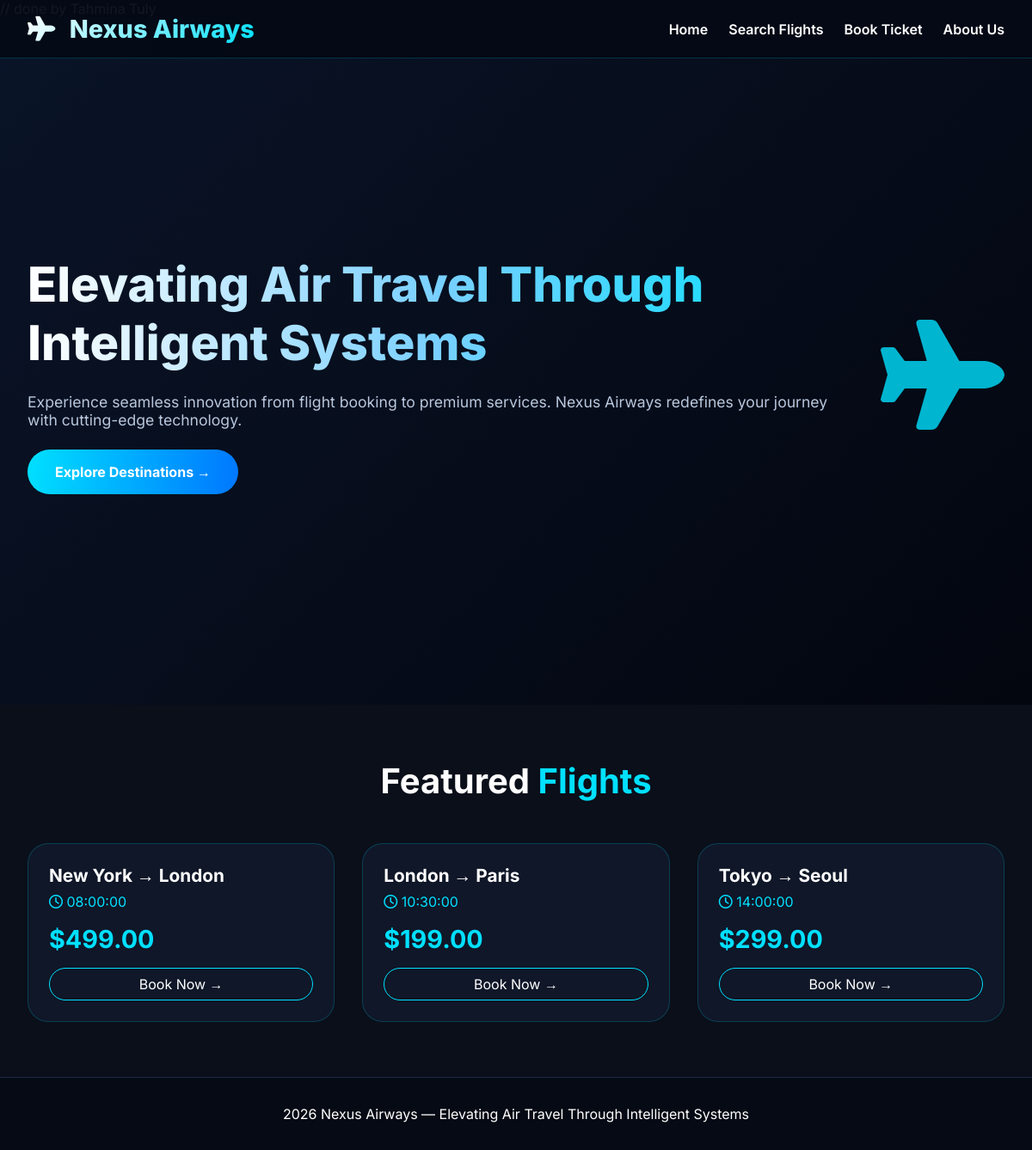
The page / on the database its author committed.
### tables this page shows
CREATE TABLE flights (
    id INT(11) NOT NULL AUTO_INCREMENT,
    flight_number VARCHAR(20) NOT NULL,
    origin VARCHAR(100) NOT NULL,
    destination VARCHAR(100) NOT NULL,
    departure_date DATE NOT NULL,
    departure_time TIME NOT NULL,
    price DECIMAL(10,2) NOT NULL,
    seats_available INT(11) DEFAULT 100,
    PRIMARY KEY (id)
);

### index.php (the view, shortened to what this page needs)
<?php include 'db.php'; ?>
<!DOCTYPE html>
<html lang="en">
<head>
    <link rel="stylesheet" href="https://cdnjs.cloudflare.com/ajax/libs/font-awesome/6.0.0-beta3/css/all.min.css">
</head>
<body>
<nav class="navbar">
    <div class="nav-container">
        <div class="logo">
            <i class="fas fa-plane"></i> Nexus Airways
        </div>
        <div class="nav-links">
            <a href="index.php">Home</a>
            <a href="search.php">Search Flights</a>
            <a href="booking.php">Book Ticket</a>
            <a href="about.php">About Us</a>
        </div>
    </div>
</nav>
<section class="hero">
    <div class="hero-content">
        <div class="hero-text">
            <h1>Elevating Air Travel Through Intelligent Systems</h1>
            <p>Experience seamless innovation from flight booking to premium services. Nexus Airways redefines your journey with cutting-edge technology.</p>
            <a href="search.php" class="btn">Explore Destinations →</a>
        </div>
        <div class="hero-visual">
            <i class="fas fa-plane" style="font-size: 8rem; color: #00e0ff; opacity: 0.8;"></i>
        </div>
    </div>
</section>
<div class="container">
    <div class="section-title">Featured <span>Flights</span></div>
    <div class="flight-grid">
        <?php
        $sql = "SELECT * FROM flights LIMIT 3";
        $result = $conn->query($sql);
        while($row = $result->fetch_assoc()):
        ?>
        <div class="flight-card">
            <h3><?php echo $row['origin']; ?> → <?php echo $row['destination']; ?></h3>
            <div class="flight-time"><i class="far fa-clock"></i> <?php echo $row['departure_time']; ?></div>
            <div class="flight-price">$<?php echo $row['price']; ?></div>
            <a href="booking.php?flight_id=<?php echo $row['id']; ?>" class="btn-book">Book Now →</a>
        </div>
        <?php endwhile; ?>
    </div>
</div>
<footer>
    <p> 2026 Nexus Airways — Elevating Air Travel Through Intelligent Systems</p>
</footer>
</body>
</html>

### index.php (style rules this page uses)
* { margin: 0; padding: 0; box-sizing: border-box; }
body { font-family: 'Inter', sans-serif; background: #0a0f1a; color: #fff; }
.navbar { position: fixed; top: 0; width: 100%; background: rgba(5, 10, 22, 0.95); padding: 1rem 2rem; z-index: 1000; border-bottom: 1px solid rgba(0, 224, 255, 0.2); }
.nav-container { max-width: 1400px; margin: 0 auto; display: flex; justify-content: space-between; align-items: center; flex-wrap: wrap; gap: 1rem; }
.logo { font-size: 1.8rem; font-weight: 800; background: linear-gradient(135deg, #FFFFFF, #00e0ff); -webkit-background-clip: text; background-clip: text; color: transparent; }
.logo i { margin-right: 10px; }
.nav-links { display: flex; gap: 1.5rem; flex-wrap: wrap; }
.nav-links a { color: white; text-decoration: none; font-weight: 600; transition: 0.3s; }
.hero { min-height: 100vh; display: flex; align-items: center; padding: 6rem 2rem 4rem; background: linear-gradient(135deg, #0a1428 0%, #03060f 100%); position: relative; }
.hero::before { content: ""; position: absolute; top: 0; left: 0; width: 100%; height: 100%; background-image: url('https://images.pexels.com/photos/62623/wing-plane-flying-airplane-62623.jpeg?auto=compress&cs=tinysrgb&w=1600'); background-size: cover; background-position: center; opacity: 0.2; z-index: 0; }
.hero-content { max-width: 1400px; margin: 0 auto; display: flex; flex-wrap: wrap; align-items: center; gap: 3rem; position: relative; z-index: 2; }
.hero-text { flex: 1; }
.hero-text h1 { font-size: 3.5rem; font-weight: 800; background: linear-gradient(to right, #fff, #7ad0ff, #00e0ff); -webkit-background-clip: text; background-clip: text; color: transparent; }
.hero-text p { margin: 1.5rem 0; color: #b9c7dd; font-size: 1.1rem; }
.btn { background: linear-gradient(95deg, #00e0ff, #0077ff); padding: 1rem 2rem; border-radius: 40px; color: white; text-decoration: none; display: inline-block; font-weight: 700; transition: 0.3s; }
.container { max-width: 1400px; margin: 0 auto; padding: 4rem 2rem; }
.section-title { font-size: 2.5rem; font-weight: 700; text-align: center; margin-bottom: 3rem; }
.section-title span { color: #00e0ff; }
.flight-grid { display: grid; grid-template-columns: repeat(auto-fit, minmax(300px, 1fr)); gap: 2rem; }
.flight-card { background: rgba(18, 28, 48, 0.7); border-radius: 24px; padding: 1.5rem; border: 1px solid rgba(0,224,255,0.2); transition: 0.3s; }
.flight-card h3 { font-size: 1.3rem; margin-bottom: 0.5rem; }
.flight-time { color: #00e0ff; margin: 0.5rem 0; }
.flight-price { font-size: 1.8rem; font-weight: 700; margin: 1rem 0; color: #00e0ff; }
.btn-book { background: transparent; border: 1px solid #00e0ff; padding: 0.5rem 1rem; border-radius: 40px; color: white; text-align: center; display: inline-block; text-decoration: none; width: 100%; transition: 0.3s; }
footer { background: #050a14; padding: 2rem; text-align: center; border-top: 1px solid #1e2a47; }

### rows shown on the page
flights: origin "New York", destination "London", departure_time "08:00:00", price "499.00"
flights: origin "London", destination "Paris", departure_time "10:30:00", price "199.00"
flights: origin "Tokyo", destination "Seoul", departure_time "14:00:00", price "299.00"
